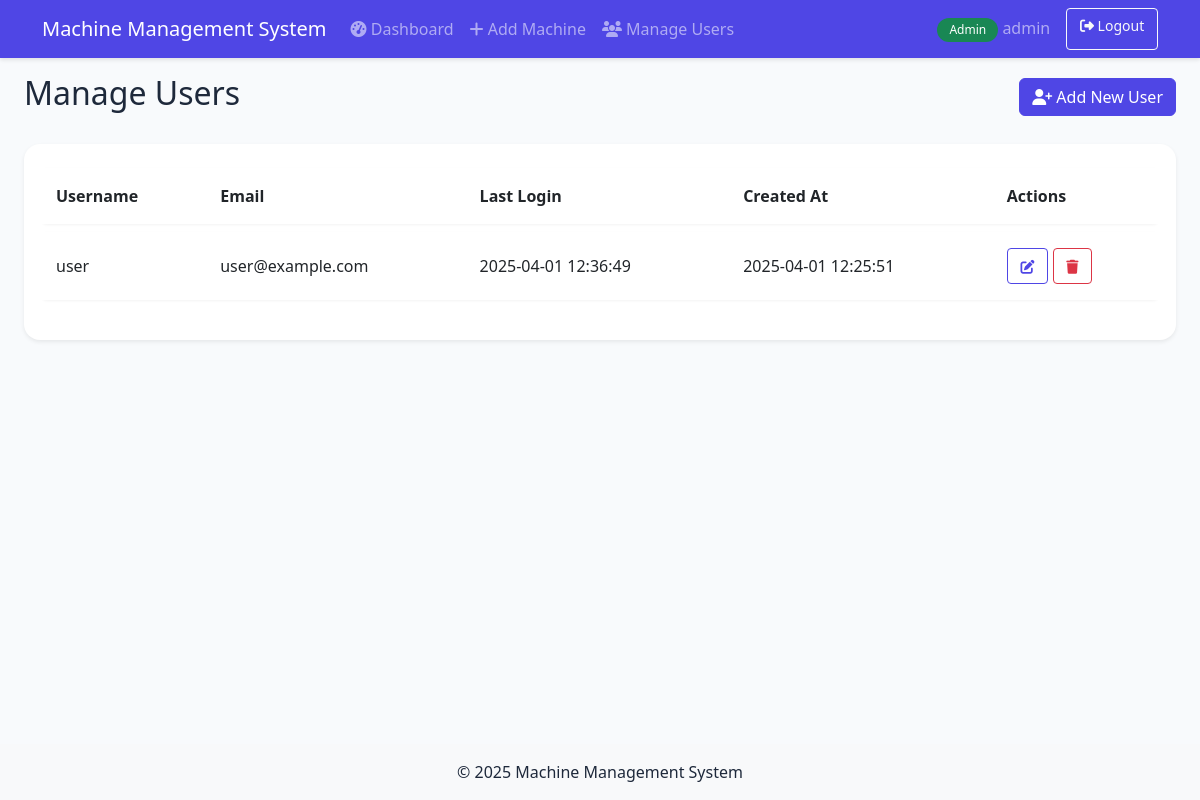
Before: /admin/users (signed in) with the older database file.
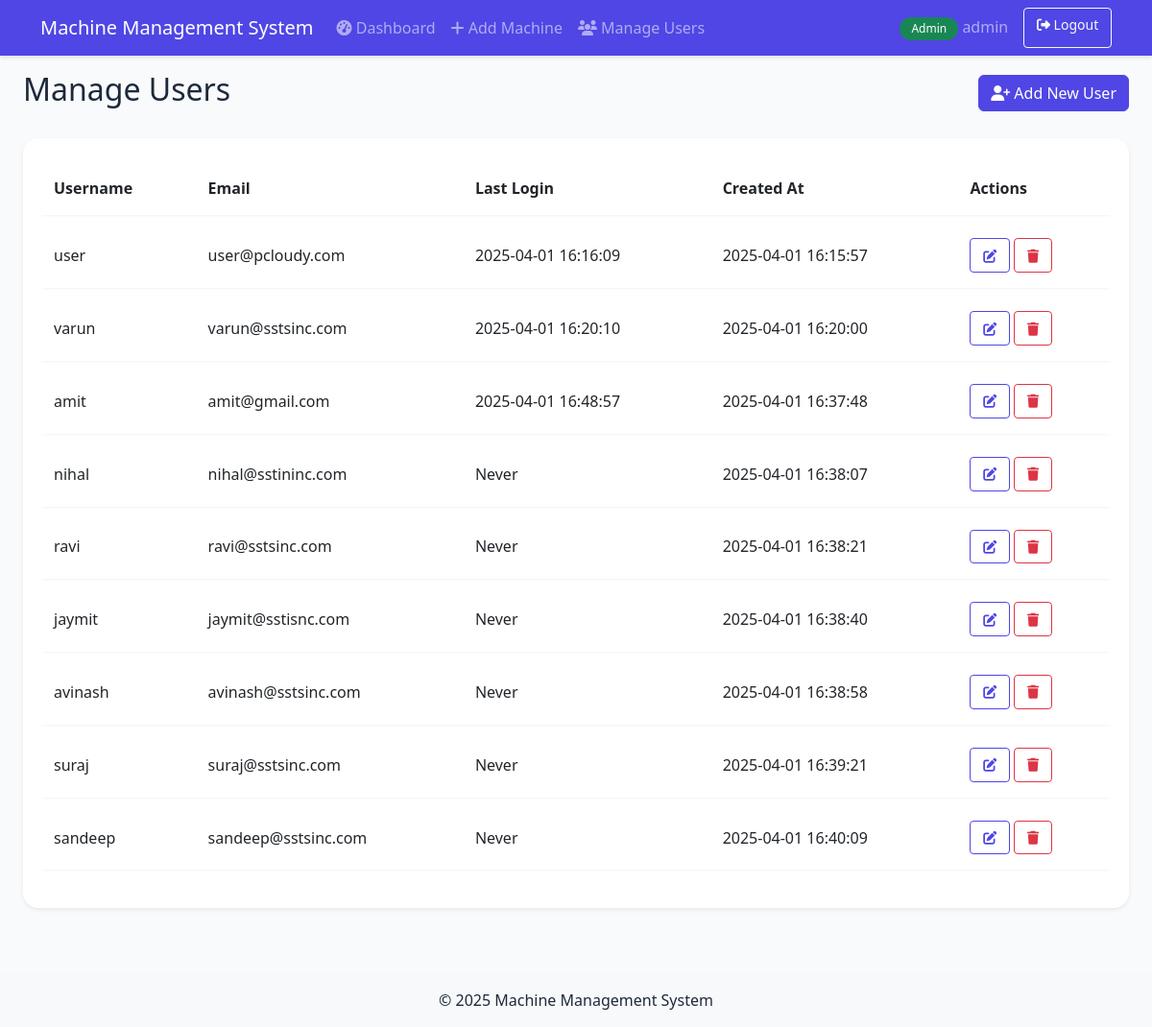
After: the same page with the newer database file.
### models/user.py (models this page shows, shortened)
class User(db.Model, UserMixin):
    __tablename__ = 'users'
    id = db.Column(db.Integer, primary_key=True)
    username = db.Column(db.String(64), unique=True, index=True, nullable=False)
    email = db.Column(db.String(120), unique=True, index=True, nullable=False)
    password_hash = db.Column(db.String(128), nullable=False)
    is_admin = db.Column(db.Boolean, default=False)
    created_at = db.Column(db.DateTime, default=datetime.utcnow)
    last_login = db.Column(db.DateTime, nullable=True)

### app.py (the view, shortened to what this page needs)
@app.route('/admin/users', methods=['GET', 'POST'])
@login_required
def manage_users():
    if not current_user.is_admin:
        abort(403)
    page = request.args.get('page', 1, type=int)
    per_page = 10
    pagination = User.query.filter_by(is_admin=False).paginate(
        page=page, per_page=per_page, error_out=False
    )
    return render_template('admin/manage_users.html',
                         users=pagination.items,
                         pagination=pagination)

### models/user.py (called while the page is built)
@login_manager.user_loader
def load_user(user_id):
    return User.query.get(int(user_id))

### templates/admin/manage_users.html (shortened to what this page needs)
{% extends "base.html" %}
{% block content %}
<div class="d-flex justify-content-between align-items-center mb-4">
    <h2>Manage Users</h2>
    <button type="button" class="btn btn-primary" data-bs-toggle="modal" data-bs-target="#addUserModal">
        <i class="fas fa-user-plus"></i> Add New User
    </button>
</div>
<div class="card shadow-sm">
    <div class="card-body">
        <div class="table-responsive">
            <table class="table">
                <thead>
                    <tr>
                        <th>Username</th>
                        <th>Email</th>
                        <th>Last Login</th>
                        <th>Created At</th>
                        <th>Actions</th>
                    </tr>
                </thead>
                <tbody>
                    {% for user in users %}
                    <tr>
                        <td>{{ user.username }}</td>
                        <td>{{ user.email }}</td>
                        <td>{{ user.last_login.strftime('%Y-%m-%d %H:%M:%S') if user.last_login else 'Never' }}</td>
                        <td>{{ user.created_at.strftime('%Y-%m-%d %H:%M:%S') }}</td>
                        <td>
                            <button type="button" class="btn btn-sm btn-outline-primary" data-bs-toggle="modal" data-bs-target="#editUserModal{{ user.id }}">
                                <i class="fas fa-edit"></i>
                            </button>
                            <button type="button" class="btn btn-sm btn-outline-danger" data-bs-toggle="modal" data-bs-target="#deleteUserModal{{ user.id }}">
                                <i class="fas fa-trash"></i>
                            </button>
                        </td>
                    </tr>
                    {% endfor %}
                </tbody>
            </table>
        </div>
    </div>
</div>
{% endblock %}

### templates/base.html (shortened to what this page needs)
<!DOCTYPE html>
<html lang="en" class="h-100">
<head>
    <link href="https://cdn.jsdelivr.net/npm/bootstrap@5.3.0/dist/css/bootstrap.min.css" rel="stylesheet">
    <link rel="stylesheet" href="https://cdnjs.cloudflare.com/ajax/libs/font-awesome/6.4.0/css/all.min.css">
    <link rel="stylesheet" href="{{ url_for('static', filename='css/style.css') }}">
</head>
<body class="d-flex flex-column h-100">
    {% if current_user.is_authenticated %}
    <nav class="navbar navbar-expand-lg navbar-dark bg-primary sticky-top">
        <div class="container">
            <a class="navbar-brand" href="{{ url_for('index') }}">Machine Management System</a>
            <div class="collapse navbar-collapse" id="navbarNav">
                <ul class="navbar-nav me-auto">
                    {% if current_user.is_admin %}
                    <li class="nav-item">
                        <a class="nav-link {% if request.endpoint == 'admin_dashboard' %}active{% endif %}" href="{{ url_for('admin_dashboard') }}">
                            <i class="fas fa-tachometer-alt"></i> Dashboard
                        </a>
                    </li>
                    <li class="nav-item">
                        <a class="nav-link {% if request.endpoint == 'add_machine' %}active{% endif %}" href="{{ url_for('add_machine') }}">
                            <i class="fas fa-plus"></i> Add Machine
                        </a>
                    </li>
                    <li class="nav-item">
                        <a class="nav-link" href="{{ url_for('manage_users') }}">
                            <i class="fas fa-users"></i> Manage Users
                        </a>
                    </li>
                    {% else %}
                    <li class="nav-item">
                        <a class="nav-link {% if request.endpoint == 'user_dashboard' %}active{% endif %}" href="{{ url_for('user_dashboard') }}">
                            <i class="fas fa-tachometer-alt"></i> Dashboard
                        </a>
                    </li>
                    {% endif %}
                </ul>
                <div class="d-flex">
                    <span class="navbar-text me-3">
                        {% if current_user.is_admin %}
                        <span class="badge bg-success">Admin</span>
                        {% else %}
                        <span class="badge bg-info">User</span>
                        {% endif %}
                        {{ current_user.username }}
                    </span>
                    <a href="{{ url_for('logout') }}" class="btn btn-outline-light btn-sm">
                        <i class="fas fa-sign-out-alt"></i> Logout
                    </a>
                </div>
            </div>
        </div>
    </nav>
    {% endif %}
    <main class="flex-shrink-0">
        <div class="container-fluid px-4 py-3">
            {% block content %}{% endblock %}
        </div>
    </main>
    <footer class="footer mt-auto py-3 bg-light">
        <div class="container text-center">
            <p class="mb-0">&copy; 2025 Machine Management System</p>
        </div>
    </footer>
</body>
</html>

### static/css/style.css (style rules this page uses)
:root { --primary-color: #4f46e5; --primary-hover: #4338ca; --success-color: #10b981; --danger-color: #ef4444; --background-color: #f8fafc; --card-bg: #ffffff; --text-primary: #1e293b; --text-secondary: #64748b; }
body { background-color: var(--background-color); color: var(--text-primary); }
.navbar { box-shadow: 0 2px 4px rgba(0,0,0,0.1); }
.navbar-dark.bg-primary { background-color: var(--primary-color) !important; }
.card { border: none; border-radius: 1rem; box-shadow: 0 4px 6px -1px rgba(0,0,0,0.1), 0 2px 4px -2px rgba(0,0,0,0.05); transition: transform 0.2s, box-shadow 0.2s; }
.table { border-collapse: separate; border-spacing: 0 0.5rem; }
.table tr { background-color: var(--card-bg); box-shadow: 0 1px 3px rgba(0,0,0,0.05); border-radius: 0.5rem; }
.table td, .table th { border: none; padding: 1rem; vertical-align: middle; }
.btn-primary { background-color: var(--primary-color); border-color: var(--primary-color); transition: all 0.2s; }
.btn-outline-primary { color: var(--primary-color); border-color: var(--primary-color); }
.badge { padding: 0.5em 1em; border-radius: 9999px; font-weight: 500; }
.table tbody tr { opacity: 1; animation: none; transition: background-color 0.2s ease; }
.table tbody tr.animate { animation: fadeIn 0.5s ease forwards; }
.btn-sm { padding: 0.4rem 0.8rem; font-size: 0.875rem; }
html, body { height: 100%; overflow-x: hidden; }
main { min-height: calc(100vh - 136px); }
.container-fluid { max-width: 1920px; margin: 0 auto; }
.table-responsive { max-height: calc(100vh - 300px); overflow-y: auto; }

Changed rows visible on the page:
changed User "user": email "user@example.com" → "user@pcloudy.com"; last_login "2025-04-01 12:36:49" → "2025-04-01 16:16:09"; created_at "2025-04-01 12:25:51" → "2025-04-01 16:15:57"
added User: username "varun", email "varun@sstsinc.com", last_login "2025-04-01 16:20:10", created_at "2025-04-01 16:20:00"
added User: username "amit", email "amit@gmail.com", last_login "2025-04-01 16:48:57", created_at "2025-04-01 16:37:48"
added User: username "nihal", email "nihal@sstininc.com", last_login "Never", created_at "2025-04-01 16:38:07"
added User: username "ravi", email "ravi@sstsinc.com", last_login "Never", created_at "2025-04-01 16:38:21"
added User: username "jaymit", email "jaymit@sstisnc.com", last_login "Never", created_at "2025-04-01 16:38:40"
added User: username "avinash", email "avinash@sstsinc.com", last_login "Never", created_at "2025-04-01 16:38:58"
added User: username "suraj", email "suraj@sstsinc.com", last_login "Never", created_at "2025-04-01 16:39:21"
added User: username "sandeep", email "sandeep@sstsinc.com", last_login "Never", created_at "2025-04-01 16:40:09"
